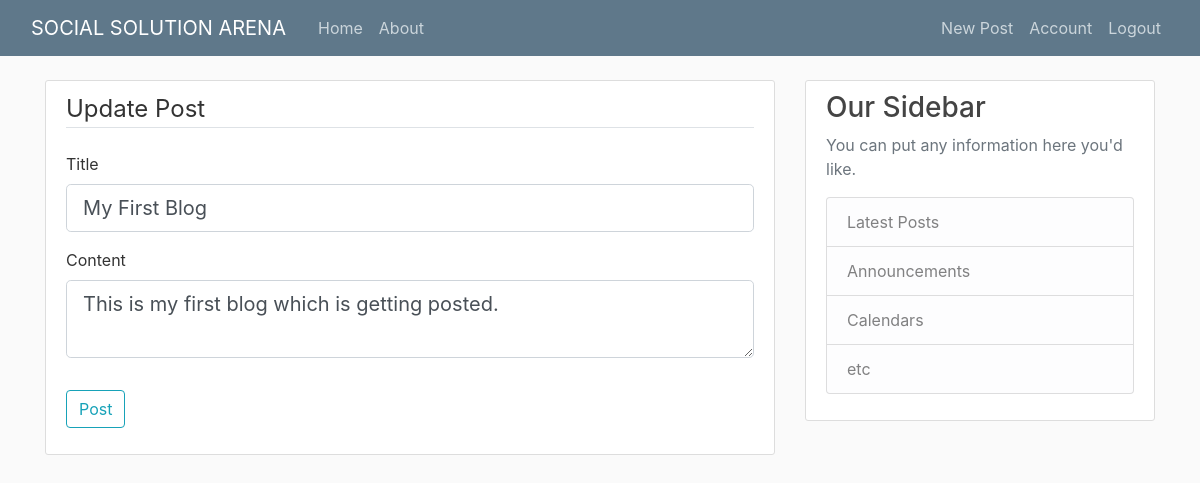
Screenshot of /post/1/update (signed in) with the database file from the repository.
### flaskblog/Models.py (models this page shows, shortened)
class Post(db.Model):
    id = db.Column(db.Integer, primary_key=True)
    title = db.Column(db.String(100), nullable=False)
    date_posted = db.Column(db.DateTime, nullable=False, default=datetime.utcnow)
    content = db.Column(db.Text, nullable=False)
    user_id = db.Column(db.Integer, db.ForeignKey('user.id'), nullable=False)

### flaskblog/posts/routes.py (the view)
@posts.route("/post/<int:post_id>/update", methods=['GET', 'POST'])
@login_required
def update_post(post_id):
    post = Post.query.get_or_404(post_id)
    if post.author != current_user:
        abort(403)
    form = PostForm()
    if form.validate_on_submit():
        post.title = form.title.data
        post.content = form.content.data
        db.session.commit()
        flash('Your post has been updated!', 'success')
        return redirect(url_for('posts.post', post_id=post.id))
    elif request.method == 'GET':
        form.title.data = post.title
        form.content.data = post.content
    return render_template('create_post.html', title='Update Post',
                           form=form, legend='Update Post')

### flaskblog/posts/forms.py
class PostForm(FlaskForm):
    title = StringField('Title', validators=[DataRequired()])
    content = TextAreaField('Content', validators=[DataRequired()])
    submit = SubmitField('Post')

### flaskblog/Models.py (called while the page is built)
@login_manager.user_loader
def load_user(user_id):
    return User.query.get(int(user_id))

### flaskblog/templates/create_post.html (shortened to what this page needs)
{% extends "layout.html" %}
{% block content %}
<div class="content-section">
    <form method="POST" action="">
        <fieldset class="form-group">
            <legend class="border-bottom mb-4">{{ legend }}</legend>
            <div class="form-group">
                {{ form.title.label(class="form-control-label") }}
                {% if form.title.errors %}
                    {{ form.title(class="form-control form-control-lg is-invalid") }}
                    <div class="invalid-feedback">
                        {% for error in form.title.errors %}
                            <span>{{ error }}</span>
                        {% endfor %}
                    </div>
                {% else %}
                    {{ form.title(class="form-control form-control-lg") }}
                {% endif %}
            </div>
            <div class="form-group">
                {{ form.content.label(class="form-control-label") }}
                {% if form.content.errors %}
                    {{ form.content(class="form-control form-control-lg is-invalid") }}
                    <div class="invalid-feedback">
                        {% for error in form.content.errors %}
                            <span>{{ error }}</span>
                        {% endfor %}
                    </div>
                {% else %}
                    {{ form.content(class="form-control form-control-lg") }}
                {% endif %}
            </div>
        </fieldset>
        <div class="form-group">
            {{ form.submit(class="btn btn-outline-info") }}
        </div>
    </form>
</div>
{% endblock content %}

### flaskblog/static/main.css (style rules this page uses)
body { background: #fafafa; color: #333333; margin-top: 5rem; }
.content-section { background: #ffffff; padding: 10px 20px; border: 1px solid #dddddd; border-radius: 3px; margin-bottom: 20px; }

### rows the page displays
Post: title "My First Blog", content "This is my first blog which is getting posted."

### other values shown
{{ legend }} "Update Post"
